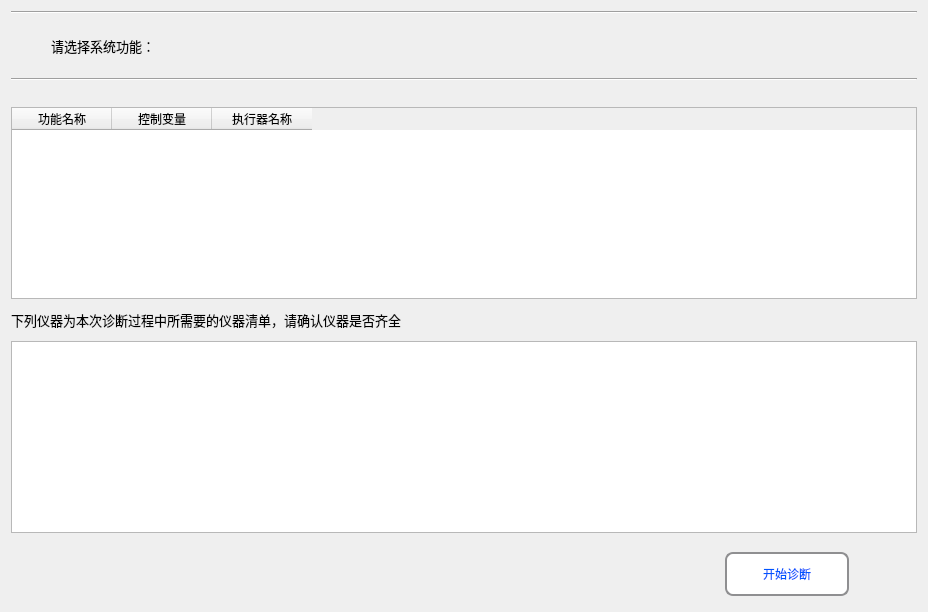
     <widget class="QWidget" name="page_main_select_model">
      <property name="font">
       <font>
        <pointsize>9</pointsize>
       </font>
      </property>
      <property name="styleSheet">
       <string notr="true">QWidget#page_main_select_model{
border-image: url(:/new/prefix1/Diagnosis_Image/BG_new.png);}
</string>
      </property>
      <layout class="QVBoxLayout" name="verticalLayout_2">
       <item>
        <widget class="Line" name="line_select_known_test_8">
         <property name="orientation">
          <enum>Qt::Horizontal</enum>
         </property>
        </widget>
       </item>
       <item>
        <widget class="QWidget" name="widget_select_known_test_8" native="true">
         <property name="maximumSize">
          <size>
           <width>16777215</width>
           <height>60</height>
          </size>
         </property>
         <layout class="QHBoxLayout" name="horizontalLayout_70">
          <property name="leftMargin">
           <number>40</number>
          </property>
          <property name="topMargin">
           <number>6</number>
          </property>
          <property name="rightMargin">
           <number>11</number>
          </property>
          <property name="bottomMargin">
           <number>6</number>
          </property>
          <item>
           <widget class="QLabel" name="label_known_test_searching_7">
            <property name="minimumSize">
             <size>
              <width>260</width>
              <height>40</height>
             </size>
            </property>
            <property name="maximumSize">
             <size>
              <width>260</width>
              <height>40</height>
             </size>
            </property>
            <property name="font">
             <font>
              <family>微软雅黑</family>
              <pointsize>10</pointsize>
             </font>
            </property>
            <property name="text">
             <string>请选择系统功能：</string>
            </property>
           </widget>
          </item>
          <item>
           <spacer name="horizontalSpacer_tool_serch_11">
            <property name="orientation">
             <enum>Qt::Horizontal</enum>
            </property>
            <property name="sizeHint" stdset="0">
             <size>
              <width>374</width>
              <height>20</height>
             </size>
            </property>
           </spacer>
          </item>
         </layout>
        </widget>
       </item>
       <item>
        <widget class="Line" name="line_select_known_test_7">
         <property name="orientation">
          <enum>Qt::Horizontal</enum>
         </property>
        </widget>
       </item>
       <item>
        <spacer name="horizontalSpacer_26">
         <property name="orientation">
          <enum>Qt::Horizontal</enum>
         </property>
         <property name="sizeHint" stdset="0">
          <size>
           <width>906</width>
           <height>20</height>
          </size>
         </property>
        </spacer>
       </item>
       <item>
        <widget class="QTableWidget" name="tableWidget_function_select">
         <property name="minimumSize">
          <size>
           <width>0</width>
           <height>0</height>
          </size>
         </property>
         <property name="maximumSize">
          <size>
           <width>16777215</width>
           <height>200</height>
          </size>
         </property>
         <property name="font">
          <font>
           <pointsize>9</pointsize>
          </font>
         </property>
         <property name="focusPolicy">
          <enum>Qt::StrongFocus</enum>
         </property>
         <property name="styleSheet">
          <string notr="true">QTableView{
    alternate-background-color: rgb(244, 248, 251);
    selection-background-color: rgb(241, 249, 226);
    selection-color: black;

}
QTableView::item:!alternate:!selected{
    background-color: rgb(255, 255, 255);
}</string>
         </property>
         <property name="tabKeyNavigation">
          <bool>false</bool>
         </property>
         <property name="selectionBehavior">
          <enum>QAbstractItemView::SelectRows</enum>
         </property>
         <property name="gridStyle">
          <enum>Qt::SolidLine</enum>
         </property>
         <property name="wordWrap">
          <bool>true</bool>
         </property>
         <attribute name="verticalHeaderVisible">
          <bool>false</bool>
         </attribute>
         <column>
          <property name="text">
           <string>功能名称</string>
          </property>
         </column>
         <column>
          <property name="text">
           <string>控制变量</string>
          </property>
         </column>
         <column>
          <property name="text">
           <string>执行器名称</string>
          </property>
         </column>
        </widget>
       </item>
       <item>
        <widget class="QLabel" name="label_tool_select_2">
         <property name="minimumSize">
          <size>
           <width>650</width>
           <height>30</height>
          </size>
         </property>
         <property name="maximumSize">
          <size>
           <width>650</width>
           <height>30</height>
          </size>
         </property>
         <property name="font">
          <font>
           <family>微软雅黑</family>
           <pointsize>10</pointsize>
           <weight>50</weight>
           <bold>false</bold>
          </font>
         </property>
         <property name="text">
          <string>下列仪器为本次诊断过程中所需要的仪器清单，请确认仪器是否齐全</string>
         </property>
        </widget>
       </item>
       <item>
        <widget class="QTableWidget" name="tableWidget_tool_select">
         <attribute name="horizontalHeaderVisible">
          <bool>false</bool>
         </attribute>
         <column>
          <property name="text">
           <string>名称</string>
          </property>
         </column>
        </widget>
       </item>
       <item>
        <widget class="QWidget" name="widget_model_select_2" native="true">
         <layout class="QHBoxLayout" name="horizontalLayout_9">
          <item>
           <spacer name="horizontalSpacer_83">
            <property name="orientation">
             <enum>Qt::Horizontal</enum>
            </property>
            <property name="sizeHint" stdset="0">
             <size>
              <width>28</width>
              <height>20</height>
             </size>
            </property>
           </spacer>
          </item>
          <item>
           <spacer name="horizontalSpacer_80">
            <property name="orientation">
             <enum>Qt::Horizontal</enum>
            </property>
            <property name="sizeHint" stdset="0">
             <size>
              <width>35</width>
              <height>20</height>
             </size>
            </property>
           </spacer>
          </item>
          <item>
           <spacer name="horizontalSpacer_84">
            <property name="orientation">
             <enum>Qt::Horizontal</enum>
            </property>
            <property name="sizeHint" stdset="0">
             <size>
              <width>17</width>
              <height>20</height>
             </size>
            </property>
           </spacer>
          </item>
          <item>
           <spacer name="horizontalSpacer_133">
            <property name="orientation">
             <enum>Qt::Horizontal</enum>
            </property>
            <property name="sizeHint" stdset="0">
             <size>
              <width>35</width>
              <height>20</height>
             </size>
            </property>
           </spacer>
          </item>
          <item>
           <spacer name="horizontalSpacer_146">
            <property name="orientation">
             <enum>Qt::Horizontal</enum>
            </property>
            <property name="sizeHint" stdset="0">
             <size>
              <width>34</width>
              <height>20</height>
             </size>
            </property>
           </spacer>
          </item>
          <item>
           <spacer name="horizontalSpacer_147">
            <property name="orientation">
             <enum>Qt::Horizontal</enum>
            </property>
            <property name="sizeHint" stdset="0">
             <size>
              <width>35</width>
              <height>20</height>
             </size>
            </property>
           </spacer>
          </item>
          <item>
           <spacer name="horizontalSpacer_148">
            <property name="orientation">
             <enum>Qt::Horizontal</enum>
            </property>
            <property name="sizeHint" stdset="0">
             <size>
              <width>54</width>
              <height>20</height>
             </size>
            </property>
           </spacer>
          </item>
          <item>
           <spacer name="horizontalSpacer_149">
            <property name="orientation">
             <enum>Qt::Horizontal</enum>
            </property>
            <property name="sizeHint" stdset="0">
             <size>
              <width>53</width>
              <height>20</height>
             </size>
            </property>
           </spacer>
          </item>
          <item>
           <spacer name="horizontalSpacer_150">
            <property name="orientation">
             <enum>Qt::Horizontal</enum>
            </property>
            <property name="sizeHint" stdset="0">
             <size>
              <width>44</width>
              <height>20</height>
             </size>
            </property>
           </spacer>
          </item>
          <item>
           <spacer name="horizontalSpacer_151">
            <property name="orientation">
             <enum>Qt::Horizontal</enum>
            </property>
            <property name="sizeHint" stdset="0">
             <size>
              <width>39</width>
              <height>20</height>
             </size>
            </property>
           </spacer>
          </item>
          <item>
           <spacer name="horizontalSpacer_152">
            <property name="orientation">
             <enum>Qt::Horizontal</enum>
            </property>
            <property name="sizeHint" stdset="0">
             <size>
              <width>17</width>
              <height>20</height>
             </size>
            </property>
           </spacer>
          </item>
          <item>
           <spacer name="horizontalSpacer_153">
            <property name="orientation">
             <enum>Qt::Horizontal</enum>
            </property>
            <property name="sizeHint" stdset="0">
             <size>
              <width>34</width>
              <height>20</height>
             </size>
            </property>
           </spacer>
          </item>
          <item>
           <widget class="QToolButton" name="toolButton_start_diagnosis">
            <property name="minimumSize">
             <size>
              <width>124</width>
              <height>44</height>
             </size>
            </property>
            <property name="maximumSize">
             <size>
              <width>100</width>
              <height>35</height>
             </size>
            </property>
            <property name="styleSheet">
             <string notr="true">QToolButton { 
    border: 2px solid #8f8f91;
    border-radius: 8px; 
    min-width: 120px;
    min-height: 40px;
	background-color: rgb(255, 255, 255);
	color: rgb(0, 85, 255);
	font: 75 12pt &quot;微软雅黑&quot;;
 }
QToolButton:pressed {
    border: 2px solid #8f8f91;
    border-radius: 6px; 
    background-color: rgb(255, 255, 255);
    min-width: 120px;
    min-height: 40px;
	color: rgb(0, 85, 255);
	font: 75 10pt &quot;微软雅黑&quot;;
}</string>
            </property>
            <property name="text">
             <string>开始诊断</string>
            </property>
           </widget>
          </item>
          <item>
           <spacer name="horizontalSpacer_154">
            <property name="orientation">
             <enum>Qt::Horizontal</enum>
            </property>
            <property name="sizeHint" stdset="0">
             <size>
              <width>40</width>
              <height>20</height>
             </size>
            </property>
           </spacer>
          </item>
         </layout>
        </widget>
       </item>
      </layout>
     </widget>
